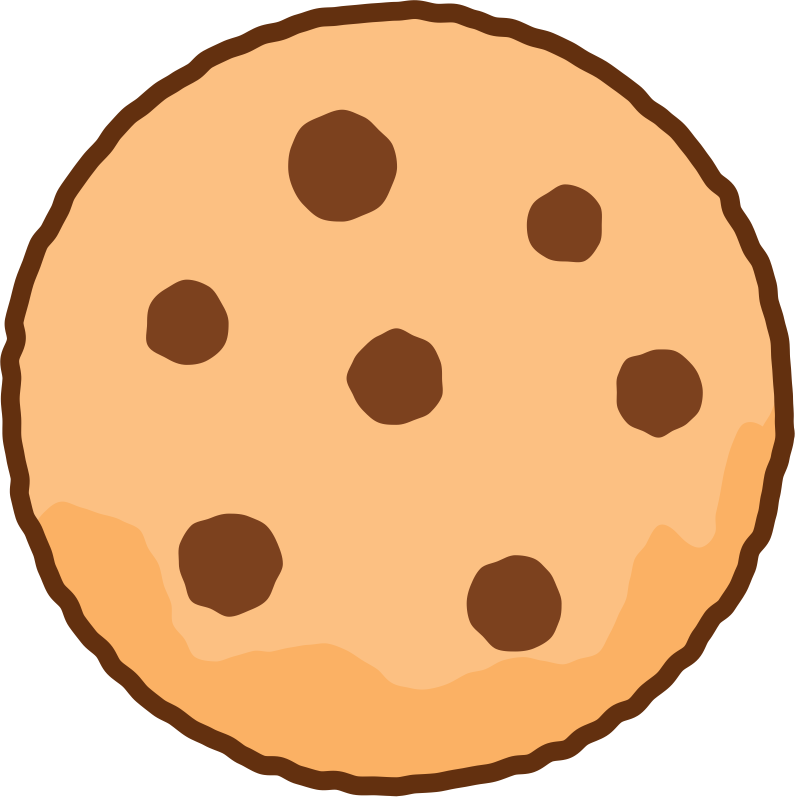
#> input picture Projectfiles/Images/cookie.png, 2383 x 2389 px (shown at 1/3 size)
$ python window.py
#> lines starting #> are read from the running program, lines starting #| are printed output that depends on the picture
### Projectfiles/playerdata.py
import json
import os

dir = os.path.dirname(os.path.abspath(__file__))
save_file = os.path.join(dir, "playerdata.json")

levels = ["CRUMB","BITE","JUMBO COOKIE","ELON CRUMB","COOKIE BANK"]


upgrade_cost = {
    "CRUMB": 10,
    "BITE": 50,
    "JUMBO COOKIE": 150,
    "ELON CRUMB": 500,
    "COOKIE BANK": None
}


click_Value = {
    "CRUMB": 1,
    "BITE": 2,
    "JUMBO COOKIE": 5,
    "ELON CRUMB": 10,
    "COOKIE BANK": 20
}


default_data = {
    "Level": levels[0],
    "total_score": 0,

}


def load_data():
    if os.path.exists(save_file):
        with open(save_file, "r") as file:
            data = json.load(file)
            return data
    else:
        return default_data

# [7 lines left out: function save_data, not called in this run]

def get_click_value(data):
    return click_Value[data["Level"]]


def update_score(data,amount):
    data["total_score"] += amount
    save_data(data)


def get_upgrade_cost(data):
    return upgrade_cost[data["Level"]]


# [5 lines left out: function can_upgrade, not called in this run]

def update_level(data, new_level):
    data["Level"] = new_level
    save_data(data)


# [12 lines left out: function next_level, not called in this run]

### Projectfiles/window.py
import tkinter as tk
import functions
import os
from PIL import Image, ImageTk

window = tk.Tk()
window.title("Cookie Clicker")
window.geometry("500x500")
window.minsize(500, 500)

dir = os.path.dirname(os.path.abspath(__file__))
image_path = os.path.join(dir, "Images", "cookie.png")

pil_image = Image.open(image_path)
#> pil_image is the input picture: PIL image 2383x2389 RGBA; mean R, G, B, A 176.2, 128.3, 82.3, 199.5
pil_image = pil_image.resize((200, 200), Image.LANCZOS)
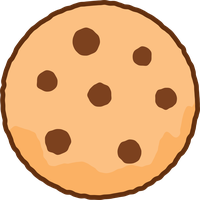
#> pil_image: PIL image 200x200 RGBA; mean R, G, B, A 178, 129.2, 82.4, 199.5; transparent parts drawn white
cookie_img = ImageTk.PhotoImage(pil_image)

score_label = tk.Label(window, text="Cookies: 0", font=("Arial", 20))

score_label.pack(pady=20)

level_label = tk.Label(window, text="Level: Crumb", font=("Arial", 12))

level_label.pack(pady=(0, 10))

cookie_button = tk.Button(window, image=cookie_img,command=lambda: functions.click_cookie(score_label, level_label),borderwidth=0)

cookie_button.pack(expand=True)

upgrade_button = tk.Button(window, text="Upgrade Level",command=lambda: functions.upgrade_level(level_label,score_label))

upgrade_button.pack(pady=20)
